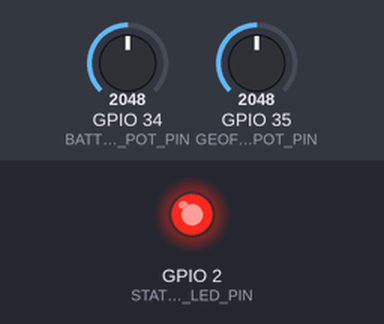
The program below on a simulated ESP32. On the bench: output pins drawn as LEDs (lit = HIGH). The inputs (shaded band) are chosen by the test bench; at power-on: GPIO 34 (BATTERY_POT_PIN) = 2048, GPIO 35 (GEOFENCE_POT_PIN) = 2048 (analog values on the 0–4095 scale). WiFi joins after 1.5 s; servers stay silent unless stated; random numbers use the default seed unless the program sets one; no MQTT or app messages arrive unless stated; what the program prints to the serial monitor is not drawn.

Above: at 3.0 s.
At 9.0 s:
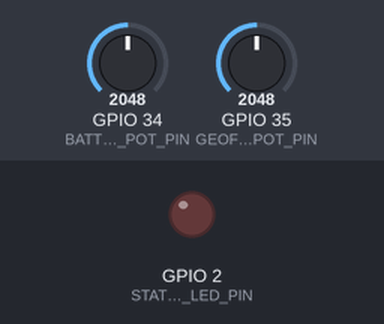
Timing chart, 0 to 11.1 s (numbered marks = the images above):
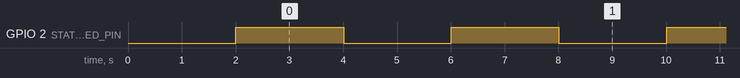

The program:

main.cpp
```cpp
#include <Arduino.h>
#include <WiFi.h>
#include <PubSubClient.h>
#include <ArduinoJson.h>

// Wokwi's simulated Wi-Fi network
static const char* WIFI_SSID = "Wokwi-GUEST";
static const char* WIFI_PASSWORD = "";

// Public broker for a classroom demo. Use a private broker + TLS for production.
static const char* MQTT_HOST = "broker.hivemq.com";
static const uint16_t MQTT_PORT = 1883;

// MUST match MQTT_TOPIC_PREFIX in mqtt_bridge.py. Change to your own unique ID
// if you share this project publicly.
static const char* TOPIC_PREFIX = "iot-asset-tracker-demo/nsut-asset-7f31a9";
static const char* ASSET_ID = "ASSET_001";

WiFiClient wifiClient;
PubSubClient mqtt(wifiClient);

static const int BATTERY_POT_PIN = 34;   // Potentiometer 1: battery percentage
static const int GEOFENCE_POT_PIN = 35;  // Potentiometer 2: boundary test
static const int STATUS_LED_PIN = 2;

static const unsigned long PUBLISH_INTERVAL_MS = 2000;
unsigned long lastPublishMs = 0;
float latitude = 28.613909f;
float longitude = 77.209015f;
float speedKmh = 24.0f;
bool ledOn = false;

String telemetryTopic() {
  return String(TOPIC_PREFIX) + "/" + ASSET_ID + "/telemetry";
}
String statusTopic() {
  return String(TOPIC_PREFIX) + "/" + ASSET_ID + "/status";
}

void connectWiFi() {
  if (WiFi.status() == WL_CONNECTED) return;
  WiFi.mode(WIFI_STA);
  WiFi.begin(WIFI_SSID, WIFI_PASSWORD);
  Serial.print("Connecting to Wokwi-GUEST");
  while (WiFi.status() != WL_CONNECTED) {
    delay(400);
    Serial.print(".");
  }
  Serial.println("\nWi-Fi connected.");
  Serial.print("IP address: ");
  Serial.println(WiFi.localIP());
}

void connectMQTT() {
  while (!mqtt.connected()) {
    String clientId = String("wokwi-") + ASSET_ID + "-" + String((uint32_t)random(100000, 999999));
    Serial.print("Connecting to MQTT broker...");
    if (mqtt.connect(clientId.c_str())) {
      Serial.println(" connected.");
      mqtt.publish(statusTopic().c_str(), "online", true);
    } else {
      Serial.print(" failed, state=");
      Serial.print(mqtt.state());
      Serial.println("; retry in 2 seconds.");
      delay(2000);
    }
  }
}

int readBatteryPercent() {
  int raw = analogRead(BATTERY_POT_PIN);
  return constrain(map(raw, 0, 4095, 0, 100), 0, 100);
}

void updatePositionAndSpeed() {
  // Simulated GPS movement around the asset's configured Delhi home point.
  // Potentiometer 2 above 80% moves the asset outside the 150 m geofence.
  int boundaryControl = analogRead(GEOFENCE_POT_PIN);
  if (boundaryControl > 3276) {
    latitude = 28.616909f;   // ~333 m north of the configured home point
    longitude = 77.209015f;
  } else {
    float phase = (millis() % 30000UL) / 30000.0f;
    latitude = 28.613909f + 0.00035f * sinf(phase * 6.2831853f);
    longitude = 77.209015f + 0.00035f * cosf(phase * 6.2831853f);
  }
  speedKmh = 18.0f + (float)((millis() / 1000UL) % 28UL);
}

void publishTelemetry() {
  updatePositionAndSpeed();

  StaticJsonDocument<256> doc;
  doc["asset_id"] = ASSET_ID;
  doc["latitude"] = latitude;
  doc["longitude"] = longitude;
  doc["speed"] = speedKmh;
  doc["battery"] = readBatteryPercent();
  doc["device_uptime_ms"] = millis();

  char payload[256];
  size_t length = serializeJson(doc, payload, sizeof(payload));
  bool published = mqtt.publish(telemetryTopic().c_str(),
                                (const uint8_t*)payload, length, false);

  Serial.print(published ? "MQTT published: " : "MQTT publish failed: ");
  Serial.println(payload);

  ledOn = !ledOn;
  digitalWrite(STATUS_LED_PIN, ledOn ? HIGH : LOW);
}

void setup() {
  Serial.begin(115200);
  delay(250);
  pinMode(STATUS_LED_PIN, OUTPUT);
  pinMode(BATTERY_POT_PIN, INPUT);
  pinMode(GEOFENCE_POT_PIN, INPUT);
  analogReadResolution(12);

  Serial.println("\n=== IoT Asset Tracker / ESP32 MQTT ===");
  Serial.println("DHT22 is intentionally not used; backend simulates temperature.");
  Serial.print("Telemetry topic: ");
  Serial.println(telemetryTopic());

  connectWiFi();
  mqtt.setServer(MQTT_HOST, MQTT_PORT);
  mqtt.setBufferSize(512);
  connectMQTT();
}

void loop() {
  if (WiFi.status() != WL_CONNECTED) connectWiFi();
  if (!mqtt.connected()) connectMQTT();
  mqtt.loop();

  unsigned long now = millis();
  if (now - lastPublishMs >= PUBLISH_INTERVAL_MS) {
    lastPublishMs = now;
    publishTelemetry();
  }
}
```

Measured:
- by itself, GPIO 2 (STATUS_LED_PIN): alternates HIGH for 2.0 s and LOW for 2.0 s
